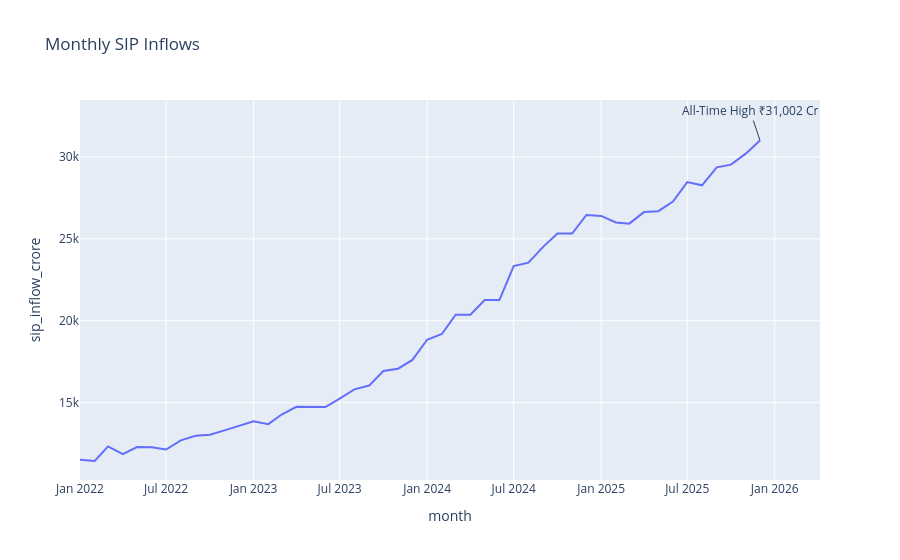

The code cell stored with this chart in its notebook:
### Markdown cell above
### Insight 2
SBI Mutual Fund maintained the highest AUM throughout the period, reaching approximately ₹12.5 lakh crore by 2025.

### Code cell
fig = px.line(

    sip,

    x="month",

    y="sip_inflow_crore",

    title="Monthly SIP Inflows"

)

fig.add_annotation(

    x="2025-12-01",

    y=31002,

    text="All-Time High ₹31,002 Cr"

)

fig.show()

### Figure 1 — Plotly figure (JSON) as saved in the notebook; plotly's stock layout.template omitted (floating-point values rounded to 4 significant figures)
{"data": [{"hovertemplate": "month=%{x}<br>sip_inflow_crore=%{y}<extra></extra>", "legendgroup": "", "line": {"color": "#636efa", "dash": "solid"}, "marker": {"symbol": "circle"}, "mode": "lines", "name": "", "orientation": "v", "showlegend": false, "type": "scatter", "x": ["2022-01-01T00:00:00", "2022-02-01T00:00:00", "2022-03-01T00:00:00", "2022-04-01T00:00:00", "2022-05-01T00:00:00", "2022-06-01T00:00:00", "2022-07-01T00:00:00", "2022-08-01T00:00:00", "2022-09-01T00:00:00", "2022-10-01T00:00:00", "2022-11-01T00:00:00", "2022-12-01T00:00:00", "2023-01-01T00:00:00", "2023-02-01T00:00:00", "2023-03-01T00:00:00", "2023-04-01T00:00:00", "2023-05-01T00:00:00", "2023-06-01T00:00:00", "2023-07-01T00:00:00", "2023-08-01T00:00:00", "2023-09-01T00:00:00", "2023-10-01T00:00:00", "2023-11-01T00:00:00", "2023-12-01T00:00:00", "2024-01-01T00:00:00", "2024-02-01T00:00:00", "2024-03-01T00:00:00", "2024-04-01T00:00:00", "2024-05-01T00:00:00", "2024-06-01T00:00:00", "2024-07-01T00:00:00", "2024-08-01T00:00:00", "2024-09-01T00:00:00", "2024-10-01T00:00:00", "2024-11-01T00:00:00", "2024-12-01T00:00:00", "2025-01-01T00:00:00", "2025-02-01T00:00:00", "2025-03-01T00:00:00", "2025-04-01T00:00:00", "2025-05-01T00:00:00", "2025-06-01T00:00:00", "2025-07-01T00:00:00", "2025-08-01T00:00:00", "2025-09-01T00:00:00", "2025-10-01T00:00:00", "2025-11-01T00:00:00", "2025-12-01T00:00:00"], "xaxis": "x", "y": [11517, 11438, 12328, 11863, 12286, 12276, 12140, 12694, 12976, 13040, 13306, 13573, 13856, 13687, 14276, 14749, 14749, 14734, 15245, 15814, 16042, 16928, 17073, 17610, 18838, 19187, 20371, 20371, 21262, 21262, 23332, 23547, 24509, 25323, 25320, 26459, 26400, 25999, 25926, 26632, 26688, 27274, 28464, 28265, 29361, 29529, 30200, 31002], "yaxis": "y"}], "layout": {"annotations": [{"text": "All-Time High ₹31,002 Cr", "x": "2025-12-01", "y": 31002}], "legend": {"tracegroupgap": 0}, "title": {"text": "Monthly SIP Inflows"}, "xaxis": {"anchor": "y", "domain": [0, 1], "title": {"text": "month"}}, "yaxis": {"anchor": "x", "domain": [0, 1], "title": {"text": "sip_inflow_crore"}}}}
